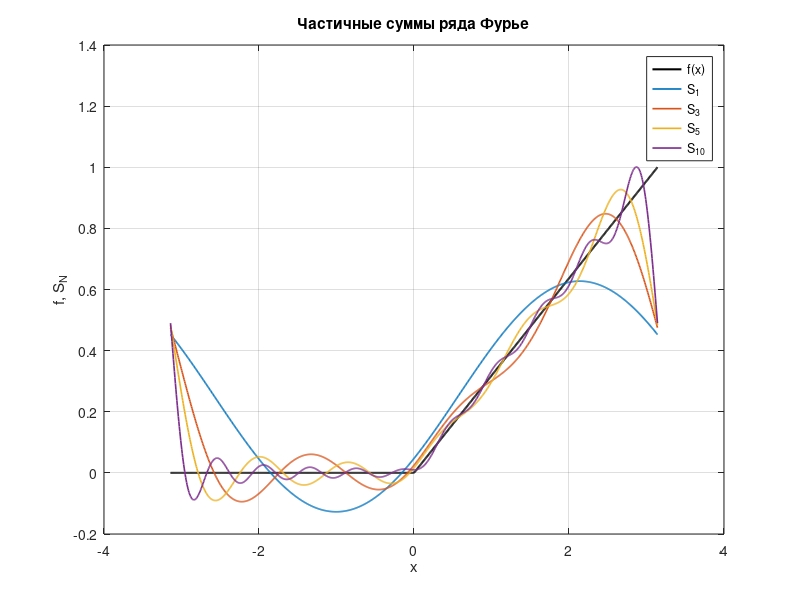
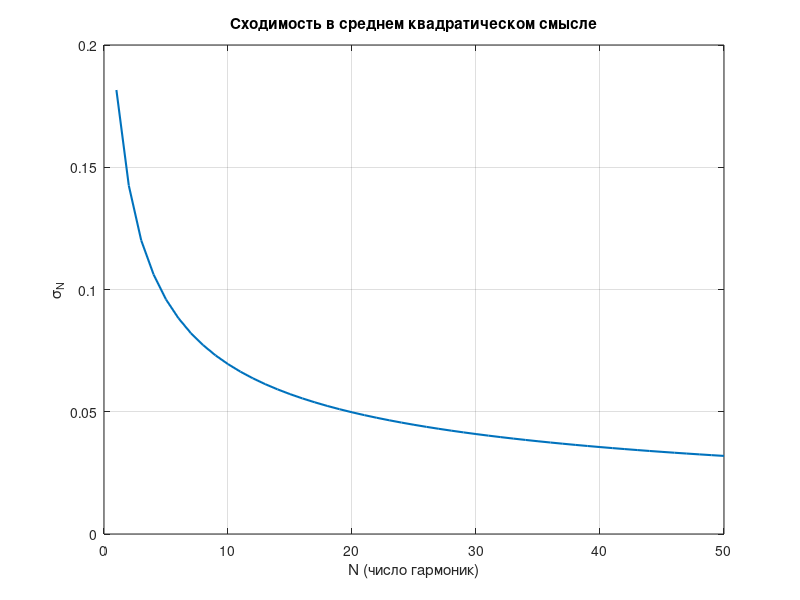

Here is the MATLAB script that generated these plots, in order:
% fourier_piecewise_linear.m
% Скрипт для разложения в ряд Фурье кусочно‑линейной функции,
% построения частичных сумм и графика среднеквадратического отклонения

clear; close all; clc;

%% Параметры
L = pi;               % полупериод, функция задана на [-L, L]
T = 2*L;              % полный период
N_max = 50;           % максимальное число гармоник для расчёта
N_plot = [1,3,5,10];  % номера гармоник, для которых рисуем S_N
nx = 1000;            % число точек для графиков

x = linspace(-L, L, nx);

%% а) Задание кусочно‑линейной функции f(x)
% Пример варианта: 
%  f(x) = 
%    0,   -pi <= x < 0
%    x/L, 0 <= x <= pi

f = zeros(size(x));
for i = 1:length(x)
    if x(i) < 0
        f(i) = 0;
    else
        f(i) = x(i)/L;
    end
end

%% б) Вычисление коэффициентов a0, a_k и b_k
a0 = (1/L) * trapz(x, f);          % интеграл по одному периоду
a0 = a0;                           % уже = 1/pi * ∫ f(x)dx если L=pi

a = zeros(1, N_max);
b = zeros(1, N_max);
for k = 1:N_max
    a(k) = (1/L) * trapz(x, f .* cos(k * pi * x / L));
    b(k) = (1/L) * trapz(x, f .* sin(k * pi * x / L));
end

%% в) Построение частичных сумм S_N(x)
S = zeros(length(N_plot), length(x));
for idx = 1:length(N_plot)
    N = N_plot(idx);
    S(idx, :) = a0/2 * ones(size(x));
    for k = 1:N
        S(idx, :) = S(idx, :) + a(k)*cos(k*pi*x/L) + b(k)*sin(k*pi*x/L);
    end
end

%% г) Отрисовка графиков частичных сумм
figure('Name','Частичные суммы ряда Фурье','NumberTitle','off');
plot(x, f, 'k', 'LineWidth', 1.5); hold on;
colors = lines(length(N_plot));
for idx = 1:length(N_plot)
    plot(x, S(idx,:), 'LineWidth', 1.2, 'Color', colors(idx,:));
end
legend(['f(x)', arrayfun(@(n) sprintf('S_{%d}',n), N_plot,'Uni',0)]);
xlabel('x'); ylabel('f, S_N'); 
title('Частичные суммы ряда Фурье');
grid on;

%% 2. Построение графика среднеквадратического отклонения
sigma = zeros(1, N_max);
for N = 1:N_max
    % соберем S_N
    SN = a0/2 * ones(size(x));
    for k = 1:N
        SN = SN + a(k)*cos(k*pi*x/L) + b(k)*sin(k*pi*x/L);
    end
    % среднеквадратичное отклонение по периоду
    sigma(N) = sqrt( (1/T)*trapz(x, (f - SN).^2 ) );
end

figure('Name','Среднеквадратичное отклонение','NumberTitle','off');
plot(1:N_max, sigma, 'LineWidth', 1.5);
xlabel('N (число гармоник)'); 
ylabel('\sigma_N'); 
title('Сходимость в среднем квадратическом смысле');
grid on;
